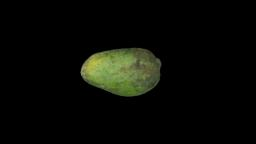
#> input picture editedimages/DTOP/invert_segmented_D-1T.jpg, 256 x 144 px, found by its file name
$ python manualGLCM.py   (older library calls are emulated)
#> lines starting #> are read from the running program, lines starting #| are printed output that depends on the picture; long printed decimals are rounded
import matplotlib.pyplot as plt
from skimage.feature import greycomatrix,greycoprops
from skimage import io
import cv2
import numpy as np
from scipy import stats
import matplotlib.patches as patches
def Average(lst):
    return sum(lst)/len(lst)

image = io.imread('editedimages\DTOP\invert_segmented_D-1T.jpg')
#> image is the input picture: shape (144, 256, 3); mean R, G, B 8.7, 10.1, 5.5

image = cv2.cvtColor(image,cv2.COLOR_BGR2GRAY)
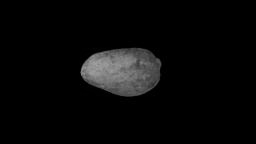
#> image: shape (144, 256); min 0, max 165, mean 8.6

nsize = (55,100)
#(y,x)
y = 41
x = 75
region = image[y+2:y+nsize[0],x+1:x+nsize[1]]
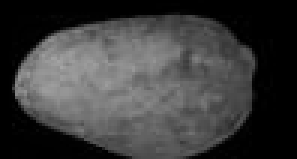
#> region: shape (53, 99) (shown 3 times larger); min 0, max 165, mean 60.2


plt.figure()
ax = plt.subplot(1,2,1)
ax.imshow(image,cmap='gray')
rect = patches.Rectangle((x,y),nsize[1],nsize[0],linewidth=0.5,edgecolor='r',facecolor="none")
ax.add_patch(rect)
ax= plt.subplot(1,2,2)
ax.imshow(region,cmap='gray')
plt.show()
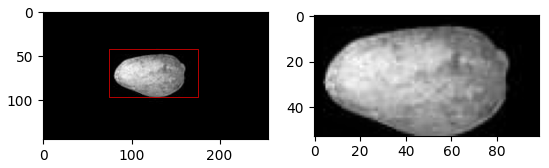
#> figure drawn by matplotlib, 2 panels


corr = []
energy = []
contrast = []
ASM = []
diss = []
homogene=[]

glcm = greycomatrix(region, distances=[1,3],angles=[0, np.pi/4, np.pi/2, 3*np.pi/4])
corr.append(Average(Average(greycoprops(glcm,'correlation')[:,:])))
energy.append(Average(Average(greycoprops(glcm,'energy')[:,:])))
contrast.append(Average(Average(greycoprops(glcm,'contrast')[:,:])))
ASM.append(Average(Average(greycoprops(glcm,'ASM')[:,:])))
diss.append(Average(Average(greycoprops(glcm,'dissimilarity')[:,:])))
homogene.append(Average(Average(greycoprops(glcm,'homogeneity')[:,:])))


print('Correlation:',corr)
#| Correlation: [0.9445]
print('Energy:',energy)
#| Energy: [0.2129]
print('Contrast:',contrast)
#| Contrast: [321.450]
print('ASM:',ASM)
#| ASM: [0.04564]
print('Dissimilarity:',diss)
#| Dissimilarity: [8.861]
print('Homogeneity:',homogene)
#| Homogeneity: [0.3521]
